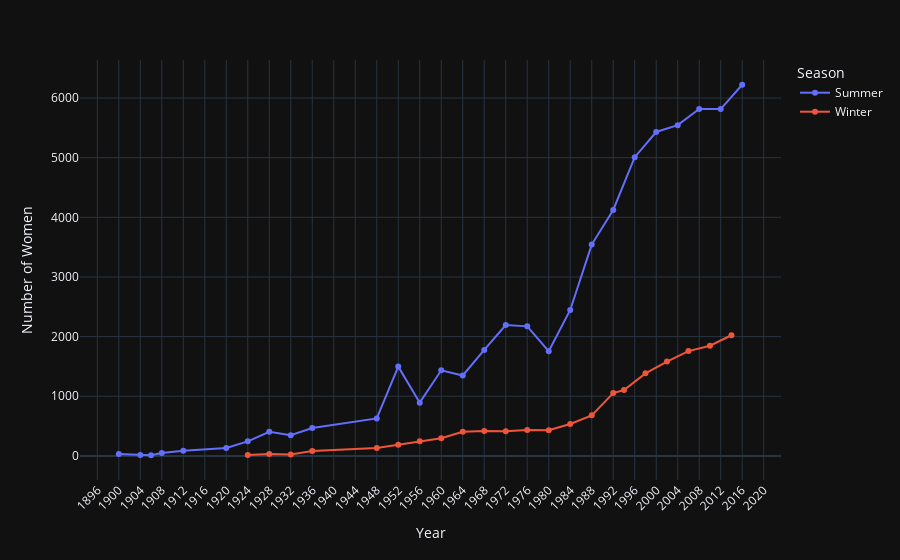

The notebook cell this image was saved under:
### Markdown cell above
The above line plot when plotted with dot marks shows a change in the frequency in which olympic has been conducted over the years. Notice that before 1992, the event was conducted roughly every 4 years, but after 1992, it seems like it has been conducted every 2 years. This is strange because olympics is actually conducted every 4 years. If we go to this [wiki](https://en.wikipedia.org/wiki/1992_Summer_Olympics) link, it says that 1992 was the last year in which Winter and Summer olympics were conducted in the same year. 
This explains why these spikes occur after 1992 and also why there are marks every 2 years instead of 4.
To confirm this, we can plot the same graph but split the data for winter and summer season. If our assumption hold, the graph should be smooth.

### Code cell
women_participation = olympics[olympics["Sex"] == "F"].groupby(by=["Year", "Season"], as_index=False).count()
fig = px.line(
    women_participation, 
    y="Sex", 
    x="Year", 
    labels={
        "Sex": "Number of Women"
    },
    height=600,
    color="Season",
    markers=True
)
fig.layout.template = "plotly_dark"
fig.update_layout(
    xaxis = dict(
        tickmode = 'linear',
        dtick = 4
    )
)
fig.update_xaxes(
    tickangle = -45,
)
fig.show()
# women_participation

### Figure 1 — Plotly figure (JSON) as saved in the notebook; plotly's stock layout.template omitted (floating-point values rounded to 4 significant figures)
{"data": [{"hovertemplate": "Season=Summer<br>Year=%{x}<br>Number of Women=%{y}<extra></extra>", "legendgroup": "Summer", "line": {"color": "#636efa", "dash": "solid"}, "marker": {"symbol": "circle"}, "mode": "lines+markers", "name": "Summer", "orientation": "v", "showlegend": true, "type": "scatter", "x": [1900, 1904, 1906, 1908, 1912, 1920, 1924, 1928, 1932, 1936, 1948, 1952, 1956, 1960, 1964, 1968, 1972, 1976, 1980, 1984, 1988, 1992, 1996, 2000, 2004, 2008, 2012, 2016], "xaxis": "x", "y": [33, 16, 11, 47, 87, 134, 244, 404, 347, 468, 628, 1497, 893, 1435, 1348, 1777, 2193, 2172, 1756, 2447, 3543, 4124, 5008, 5431, 5546, 5816, 5815, 6223], "yaxis": "y"}, {"hovertemplate": "Season=Winter<br>Year=%{x}<br>Number of Women=%{y}<extra></extra>", "legendgroup": "Winter", "line": {"color": "#EF553B", "dash": "solid"}, "marker": {"symbol": "circle"}, "mode": "lines+markers", "name": "Winter", "orientation": "v", "showlegend": true, "type": "scatter", "x": [1924, 1928, 1932, 1936, 1948, 1952, 1956, 1960, 1964, 1968, 1972, 1976, 1980, 1984, 1988, 1992, 1994, 1998, 2002, 2006, 2010, 2014], "xaxis": "x", "y": [17, 33, 22, 81, 133, 185, 246, 295, 404, 416, 415, 434, 430, 536, 680, 1054, 1105, 1384, 1582, 1757, 1847, 2023], "yaxis": "y"}], "layout": {"autosize": true, "legend": {"title": {"text": "Season"}, "tracegroupgap": 0}, "margin": {"t": 60}, "xaxis": {"anchor": "y", "autorange": true, "domain": [0, 1], "dtick": 4, "range": [1893.0, 2023.0], "tickangle": -45, "tickmode": "linear", "title": {"text": "Year"}, "type": "linear"}, "yaxis": {"anchor": "x", "autorange": true, "domain": [0, 1], "range": [-397.8, 6632.0], "title": {"text": "Number of Women"}, "type": "linear"}}}
